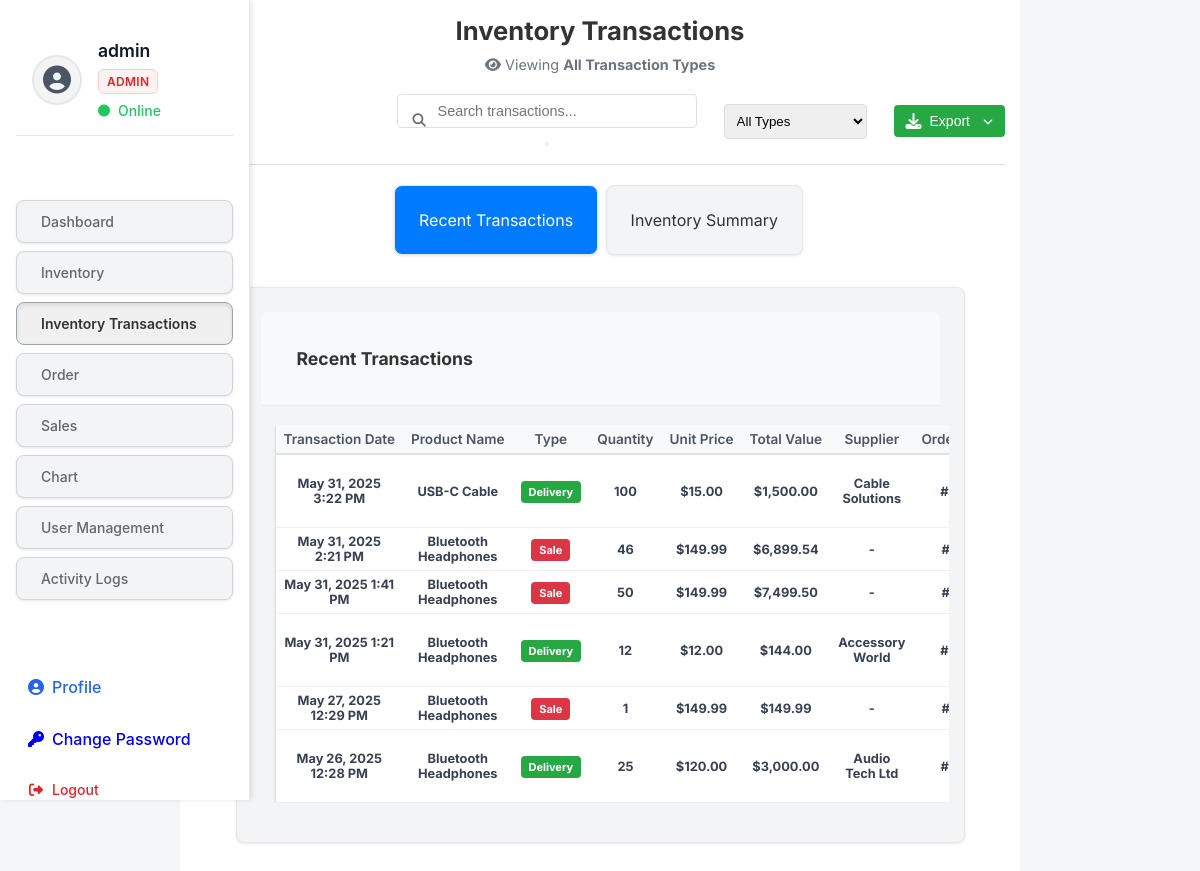
The app's page /inventory_transactions.php (signed in) with its own data.
### tables this page shows
CREATE TABLE `users` (
  `id` int NOT NULL AUTO_INCREMENT,
  `username` varchar(50) NOT NULL,
  `password` varchar(255) NOT NULL,
  `email` varchar(100) NOT NULL,
  `full_name` varchar(100) DEFAULT NULL,
  `role` enum('admin','supplier','store_clerk','cashier') NOT NULL DEFAULT 'cashier',
  `created_at` timestamp NULL DEFAULT CURRENT_TIMESTAMP,
  `updated_at` timestamp NULL DEFAULT CURRENT_TIMESTAMP ON UPDATE CURRENT_TIMESTAMP,
  PRIMARY KEY (`id`),
  UNIQUE KEY `username` (`username`),
  UNIQUE KEY `email` (`email`),
  KEY `idx_username` (`username`),
  KEY `idx_email` (`email`),
  KEY `idx_role` (`role`),
  KEY `idx_user_role_created` (`role`,`created_at`)
);

CREATE TABLE `inventory_transactions` (
  `id` int NOT NULL AUTO_INCREMENT,
  `product_id` int NOT NULL,
  `product_name` varchar(255) NOT NULL,
  `transaction_type` enum('delivery','sale','adjustment','return') NOT NULL DEFAULT 'delivery',
  `quantity` int NOT NULL,
  `unit_price` decimal(10,2) NOT NULL DEFAULT '0.00',
  `total_value` decimal(10,2) NOT NULL DEFAULT '0.00',
  `supplier_order_id` int DEFAULT NULL,
  `supplier_name` varchar(255) DEFAULT NULL,
  `batch_number` varchar(100) DEFAULT NULL,
  `expiry_date` date DEFAULT NULL,
  `transaction_date` timestamp NULL DEFAULT CURRENT_TIMESTAMP,
  `notes` text,
  `created_by` varchar(100) DEFAULT NULL,
  `created_at` timestamp NULL DEFAULT CURRENT_TIMESTAMP,
  PRIMARY KEY (`id`),
  KEY `idx_product_id` (`product_id`),
  KEY `idx_transaction_type` (`transaction_type`),
  KEY `idx_transaction_date` (`transaction_date`),
  KEY `idx_supplier_order_id` (`supplier_order_id`),
  CONSTRAINT `inventory_transactions_ibfk_1` FOREIGN KEY (`product_id`) REFERENCES `products` (`id`) ON DELETE CASCADE
);

### config/auth.php (called while the page is built, shortened)
<?php
function getCurrentUserRole($conn) {
    if (isset($_SESSION['user_id'])) {
        $stmt = $conn->prepare("SELECT role FROM users WHERE id = ?");
        $stmt->bind_param("i", $_SESSION['user_id']);
        $stmt->execute();
        $result = $stmt->get_result();
        $user = $result->fetch_assoc();
        return $user['role'] ?? 'user';
    }
    return 'guest';
}
?>

### inventory_transactions.php (the view, shortened to what this page needs)
<?php
require_once 'config/db.php';
require_once 'config/auth.php';
$current_user_role = getCurrentUserRole($conn);
function getInventoryTransactions($conn, $user_role) {
    $where_clause = "";
    $sql = "SELECT
                it.*,
                p.name as product_name_current,
                p.quantity as current_stock,
                so.order_date as order_date
            FROM inventory_transactions it
            LEFT JOIN products p ON it.product_id = p.id
            LEFT JOIN supplier_orders so ON it.supplier_order_id = so.id
            $where_clause
            ORDER BY it.transaction_date DESC";
    $result = $conn->query($sql);
    return $result ? $result->fetch_all(MYSQLI_ASSOC) : [];
}
$transactions = getInventoryTransactions($conn, $current_user_role);
?>
<!DOCTYPE html>
<html lang="en">
<head>
    <link rel="stylesheet" href="https://cdnjs.cloudflare.com/ajax/libs/font-awesome/6.4.0/css/all.min.css">
    <link rel="stylesheet" href="css/style.css">
    <link rel="stylesheet" href="css/dashboard.css">
    <link rel="stylesheet" href="css/sidebar.css">
</head>
<body>
    <div class="dashboard-container">
        <?php require_once 'templates/sidebar.php'; ?>
        <main class="main-content">
            <header class="dashboard-header">
                <h1>Inventory Transactions</h1>                <?php
                $access_info = "";
                if ($current_user_role === 'cashier') {
                    $access_info = "<p style='color: #17a2b8; font-size: 0.9rem; margin: 5px 0;'><i class='fas fa-info-circle'></i> You can view <strong>Sale Transactions</strong> only</p>";
                } elseif ($current_user_role === 'store_clerk') {
                    $access_info = "<p style='color: #28a745; font-size: 0.9rem; margin: 5px 0;'><i class='fas fa-truck'></i> You can view <strong>Delivery Transactions</strong> only</p>";
                } else {
                    $access_info = "<p style='color: #6c757d; font-size: 0.9rem; margin: 5px 0;'><i class='fas fa-eye'></i> Viewing <strong>All Transaction Types</strong></p>";
                }
                echo $access_info;
                ?>                <div class="header-actions">
                    <div class="search-bar">
                        <input type="text" id="searchInput" placeholder="Search transactions..." class="search-input">
                        <button type="button" class="search-btn"><i class="fas fa-search"></i></button>
                    </div>
                    <?php if ($current_user_role !== 'cashier'): ?>                    <div class="filter-dropdown" style="margin-left: 15px;">
                        <select id="typeFilter" style="padding: 8px; border-radius: 4px; border: 1px solid #ddd;">
                            <option value="">All Types</option>
                        </select>
                    </div>
                    <?php endif; ?>
                    <div class="export-dropdown" style="margin-left: 15px; position: relative; display: inline-block;">
                        <button type="button" class="export-btn" id="exportBtn" style="padding: 8px 12px; background: #28a745; color: white; border: none; border-radius: 4px; cursor: pointer; font-size: 14px;">
                            <i class="fas fa-download"></i> Export <i class="fas fa-chevron-down" style="margin-left: 5px; font-size: 10px;"></i>
                        </button>
                    </div>
                </div>
            </header>            <div class="tabs">
                <div class="tab-button active" onclick="showTab('transactions')">Recent Transactions</div>
                <?php if ($current_user_role === 'admin' || $current_user_role === 'supplier'): ?>
                <div class="tab-button" onclick="showTab('summary')">Inventory Summary</div>
                <?php endif; ?>
            </div>
            <div id="transactions" class="tab-content active">
                <div class="card">
                    <div class="card-header">
                        <h3>Recent Transactions</h3>
                    </div>
                    <div class="card-body">
                        <?php if (empty($transactions)): ?>
                            <div class="no-data">
                                No transactions found. Transactions will appear when orders are marked as delivered.
                            </div>
                        <?php else: ?>
                            <div class="table-responsive">
                                <table class="table wide-table">
                                    <thead>
                                        <tr>
                                            <th>Transaction Date</th>
                                            <th>Product Name</th>
                                            <th>Type</th>
                                            <th>Quantity</th>
                                            <th>Unit Price</th>
                                            <th>Total Value</th>
                                            <th>Supplier</th>
                                            <th>Order ID</th>
                                        </tr>
                                    </thead>
                                    <tbody>
                                        <?php foreach ($transactions as $transaction): ?>
                                            <tr>
                                                <td><?= date('M j, Y g:i A', strtotime($transaction['transaction_date'])) ?></td>
                                                <td><strong><?= htmlspecialchars($transaction['product_name']) ?></strong></td>
                                                <td>
                                                    <span class="transaction-type transaction-<?= $transaction['transaction_type'] ?>">
                                                        <?= ucfirst($transaction['transaction_type']) ?>
                                                    </span>
                                                </td>
                                                <td><?= number_format($transaction['quantity']) ?></td>
                                                <td>$<?= number_format($transaction['unit_price'], 2) ?></td>
                                                <td><strong>$<?= number_format($transaction['total_value'], 2) ?></strong></td>
                                                <td><?= htmlspecialchars($transaction['supplier_name'] ?? '-') ?></td>
                                                <td>#<?= $transaction['supplier_order_id'] ?? '-' ?></td>
                                            </tr>
                                        <?php endforeach; ?>
                                    </tbody>
                                </table>
                            </div>
                        <?php endif; ?>
                    </div>
                </div>
            </div>
                     </main>
    </div>
</body>
</html>

### templates/sidebar.php
<?php
$current_page = basename($_SERVER['PHP_SELF'], '.php');
$user_role = getCurrentUserRole($conn);
$role_labels = [
    'admin' => 'ADMIN',
    'supplier' => 'SUPPLIER',
    'store_clerk' => 'STORE CLERK',
    'cashier' => 'CASHIER'
];
$role_display = $role_labels[$user_role] ?? strtoupper($user_role);
?>
<aside class="sidebar">    <div class="admin-header">
        <div class="profile-section">
            <div class="admin-avatar">
                <i class="fas fa-user-circle"></i>
            </div>
            <div class="profile-info">
                <div class="username">
                    <?php
                    if (isset($_SESSION['user_id'])) {
                        $user_stmt = $conn->prepare("SELECT username FROM users WHERE id = ?");
                        $user_stmt->bind_param("i", $_SESSION['user_id']);
                        $user_stmt->execute();
                        $user_result = $user_stmt->get_result();
                        $current_user = $user_result->fetch_assoc();
                        echo htmlspecialchars($current_user['username'] ?? 'User');
                    } else {
                        echo 'User';
                    }
                    ?>
                </div>
                <div class="user-role">
                    <span class="role-badge role-<?php echo strtolower(str_replace(' ', '_', $user_role)); ?>">
                        <?php echo $role_display; ?>
                    </span>
                </div>
                <div class="online-status">
                    <i class="fas fa-circle"></i> Online
                </div>
            </div>
        </div>
    </div>    <nav class="sidebar-nav">
        <a href="dashboard.php" class="nav-link <?php echo $current_page === 'dashboard' ? 'active' : ''; ?>">Dashboard</a>
          <?php if (in_array($user_role, ['admin', 'store_clerk', 'supplier', 'cashier'])): ?>
        <a href="inventory.php" class="nav-link <?php echo $current_page === 'inventory' ? 'active' : ''; ?>">Inventory</a>
        <a href="inventory_transactions.php" class="nav-link <?php echo $current_page === 'inventory_transactions' ? 'active' : ''; ?>">Inventory Transactions</a>
        <?php endif; ?>
        <?php if (in_array($user_role, ['admin', 'store_clerk'])): ?>
        <a href="order.php" class="nav-link <?php echo $current_page === 'order' ? 'active' : ''; ?>">Order</a>
        <?php endif; ?>
          <?php if (in_array($user_role, ['admin', 'cashier'])): ?>
        <a href="sales.php" class="nav-link <?php echo $current_page === 'sales' ? 'active' : ''; ?>">Sales</a>
        <?php endif; ?>
          <a href="chart.php" class="nav-link <?php echo $current_page === 'chart' ? 'active' : ''; ?>">Chart</a>          <?php if ($user_role === 'admin'): ?>
        <a href="users_crud.php" class="nav-link <?php echo $current_page === 'users_crud' ? 'active' : ''; ?>">User Management</a>
        <a href="user_activity_logs.php" class="nav-link <?php echo $current_page === 'user_activity_logs' ? 'active' : ''; ?>">Activity Logs</a>
        <?php endif; ?>
    </nav>
    <div class="sidebar-footer">
        <a href="profile.php" class="<?php echo $current_page === 'profile' ? 'active' : ''; ?>">
            <i class="fas fa-user-circle"></i> Profile
        </a>
        <a href="change-password.php" class="<?php echo $current_page === 'change-password' ? 'active' : ''; ?>">
            <i class="fas fa-key"></i> Change Password
        </a>
        <a href="logout.php" class="logout">
            <i class="fas fa-sign-out-alt"></i> Logout
        </a>
    </div>
</aside>

### css/style.css (style rules this page uses)
* { margin: 0; padding: 0; box-sizing: border-box; }
body { margin: 0; padding: 0; font-family: 'Inter', sans-serif; background: #f5f6fa; color: #333; }
.sidebar { background: #fff; border-right: 1px solid #eee; display: flex; flex-direction: column; position: fixed; width: 250px; height: 100vh; }
.sidebar-nav { padding: 1rem 0; flex: 1; }
.sidebar-footer { padding: 1rem 1.5rem; border-top: 1px solid #eee; }
.main-content { margin-left: 250px; padding: 2rem; min-height: 100vh; }
.search-bar { position: relative; width: 300px; }
.search-bar input { width: 100%; padding: 0.5rem 1rem 0.5rem 2.5rem; border: 1px solid #eee; border-radius: 6px; font-size: 0.875rem; }
.search-bar i { position: absolute; left: 1rem; top: 50%; transform: translateY(-50%); color: #666; }
.header-actions { display: flex; align-items: center; gap: 1rem; }
.sidebar { width: 250px; background: #fff; box-shadow: 2px 0 5px rgba(0, 0, 0, 0.1); position: fixed; height: 100vh; left: 0; top: 0; }
.nav-link { display: flex; align-items: center; padding: 12px 20px; color: #333; text-decoration: none; transition: all 0.3s; }
.nav-link:hover, .nav-link.active { background: #f0f2f5; color: #007bff; }
.main-content { flex: 1; margin-left: 250px; padding: 20px; }
.card { background: #fff; border-radius: 8px; box-shadow: 0 2px 4px rgba(0, 0, 0, 0.1); padding: 20px; margin-bottom: 20px; }
.table { width: 100%; border-collapse: collapse; }
.table th, .table td { padding: 12px; text-align: left; border-bottom: 1px solid #eee; }
.table th { font-weight: 500; color: #666; background: #f8f9fa; }
h1 { color: #2c3e50; margin-bottom: 2rem; text-align: center; }
table { width: 100%; border-collapse: collapse; background-color: white; box-shadow: 0 1px 3px rgba(0, 0, 0, 0.2); margin-top: 1rem; }
th, td { padding: 12px 15px; text-align: left; border-bottom: 1px solid #ddd; }
th { background-color: #2c3e50; color: white; }
.header-actions { display: flex; justify-content: flex-end; margin-bottom: 1rem; padding: 1rem 0; border-bottom: 1px solid #ddd; }
.sidebar { width: 260px; background: #1a1c1e; color: #fff; padding: 1.5rem; display: flex; flex-direction: column; }
.sidebar-nav { display: flex; flex-direction: column; gap: 0.5rem; }
.main-content { flex: 1; background: #f5f6fa; padding: 2rem; }
.username { font-weight: 500; }
.card-header { display: flex; justify-content: space-between; align-items: center; padding: 1.5rem; border-bottom: 1px solid #eee; }
table { width: 100%; border-collapse: collapse; }
th, td { padding: 0.75rem; text-align: left; border-bottom: 1px solid #e1e3e8; }
th { font-weight: 500; color: #6c727f; background: #f5f6fa; }
td { color: #1a1c1e; }
.sidebar { width: 250px; background: #fff; border-right: 1px solid #e0e0e0; display: flex; flex-direction: column; }
.sidebar-nav { padding: 1.5rem 0; flex: 1; }
.sidebar-nav a { display: flex; align-items: center; padding: 0.75rem 1.5rem; color: #666; text-decoration: none; gap: 0.75rem; transition: all 0.3s ease; }
.sidebar-nav a:hover, .sidebar-nav a.active { background: #f0f0f0; color: #333; }
.main-content { flex: 1; background: #f5f5f5; padding: 2rem; }
.search-bar input { width: 100%; padding: 0.5rem 1rem; padding-left: 2.5rem; border: 1px solid #e0e0e0; border-radius: 4px; font-size: 0.9rem; }
.header-actions { display: flex; gap: 0.5rem; }

### records on screen
users: username "admin", role "ADMIN"
inventory_transactions: transaction_date "May 31, 2025 3:22 PM", product_name "USB-C Cable", transaction_type "Delivery", quantity "100", unit_price "15.00", total_value "1,500.00", supplier_name "Cable Solutions"
inventory_transactions: transaction_date "May 31, 2025 2:21 PM", product_name "Bluetooth Headphones", transaction_type "Sale", quantity "46", unit_price "149.99", total_value "6,899.54", supplier_name "-"
inventory_transactions: transaction_date "May 31, 2025 1:41 PM", product_name "Bluetooth Headphones", transaction_type "Sale", quantity "50", unit_price "149.99", total_value "7,499.50", supplier_name "-"
inventory_transactions: transaction_date "May 31, 2025 1:21 PM", product_name "Bluetooth Headphones", transaction_type "Delivery", quantity "12", unit_price "12.00", total_value "144.00", supplier_name "Accessory World"
inventory_transactions: transaction_date "May 27, 2025 12:29 PM", product_name "Bluetooth Headphones", transaction_type "Sale", quantity "1", unit_price "149.99", total_value "149.99", supplier_name "-"
inventory_transactions: transaction_date "May 26, 2025 12:28 PM", product_name "Bluetooth Headphones", transaction_type "Delivery", quantity "25", unit_price "120.00", total_value "3,000.00", supplier_name "Audio Tech Ltd"
